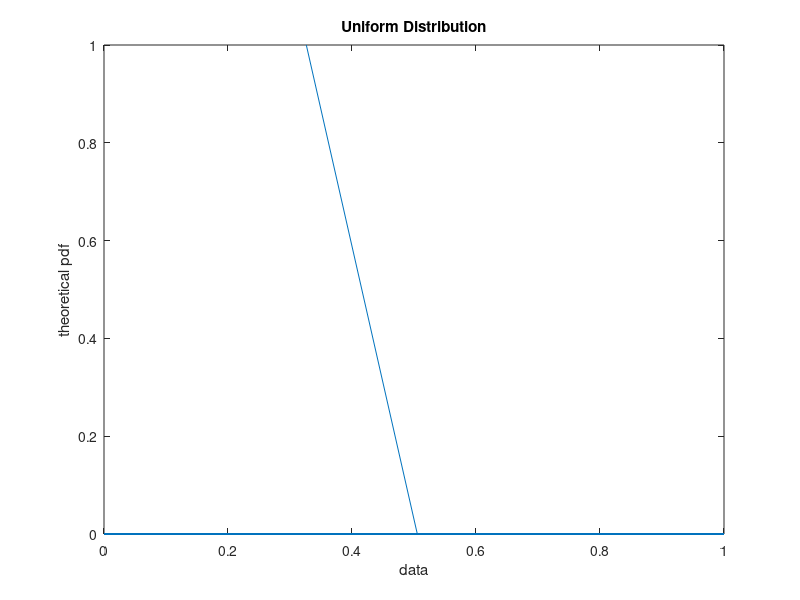
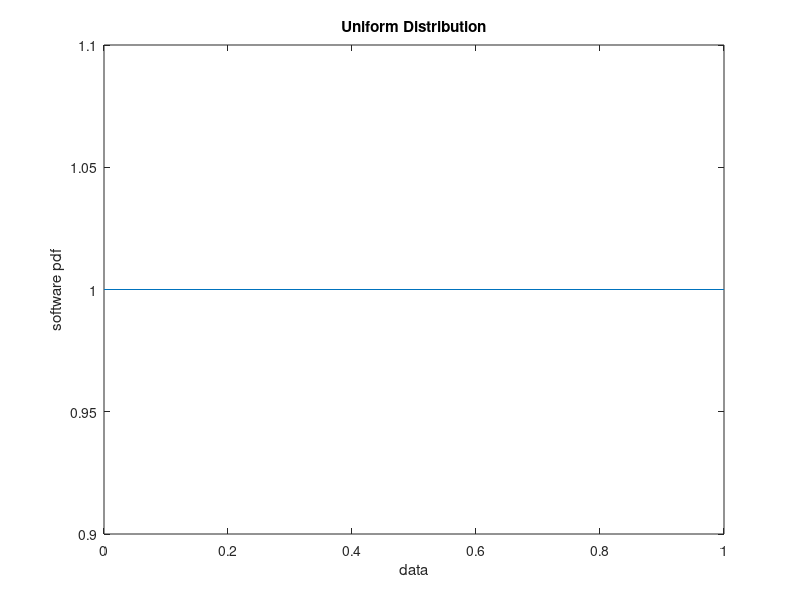

Source code (MATLAB) for these figures, in order:
% [+] AmirHossein Aliyan
% [+] 991771231


% clear output and previous vars
clc
clear all

% define N, X and dist object 
a = 0;
b = 1;
N = 100000;
X = rand(1, N);
pd = makedist('Uniform');

PDFTHEORY = (b-a) ./ 1;
PDFSOFT = pdf(pd, X);
YPDF(1, N) = PDFTHEORY;


%CDFTHEORY_R1() = 0;
%CDFTHEORY_R2() = (x - a) ./ (b - a);
%CDFTHEORY_R2() = 1;

CDFSOFT = cdf(pd, X);

% draw cdf and pdf
figure; plot(X, YPDF); xlabel('data'); ylabel('theoretical pdf'); title('Uniform Distribution');
figure; plot(X, PDFSOFT); xlabel('data'); ylabel('software pdf'); title('Uniform Distribution');

% histogram
%figure;hist(X);

% avg, var and corr
average = mean(X);
variance = var(X);
correlation = variance + ((average).^2);

disp(['average  : ' num2str(average)]);
disp(['variance : ' num2str(variance)]);
disp(['correlation : ' num2str(correlation)]);
